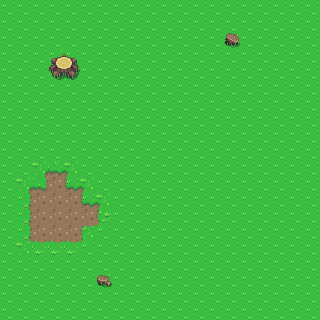

Tiled map render using the project's own tile images. Description and the whole map definition, tile-layer contents included, below:
An orthogonal 20x20 tile map with 16x16 px tiles, 2 tile layers (Ground, Objects) and 3 objects.

<map version="1.10" tiledversion="1.10.1" orientation="orthogonal" renderorder="right-down" width="20" height="20" tilewidth="16" tileheight="16" infinite="0" nextlayerid="4" nextobjectid="4">
 <editorsettings>
  <export target="plains2.lua" format="lua" />
 </editorsettings>
 <tileset firstgid="1" name="Overworld" tilewidth="16" tileheight="16" tilecount="1440" columns="40">
  <image source="../images/gfx/Overworld.png" width="640" height="576" />
 </tileset>
 <layer id="1" name="Ground" width="20" height="20">
  <data encoding="csv">
1,1,1,1,1,1,1,1,1,1,1,1,1,1,1,1,1,1,1,1,
1,1,1,1,1,1,1,1,1,1,1,1,1,1,1,1,1,1,1,1,
1,1,1,1,1,1,1,1,1,1,1,1,1,1,1,1,1,1,1,1,
1,1,1,1,1,1,1,1,1,1,1,1,1,1,1,1,1,1,1,1,
1,1,1,1,1,1,1,1,1,1,1,1,1,1,1,1,1,1,1,1,
1,1,1,1,1,1,1,1,1,1,1,1,1,1,1,1,1,1,1,1,
1,1,1,1,1,1,1,1,1,1,1,1,1,1,1,1,1,1,1,1,
1,1,1,1,1,1,1,1,1,1,1,1,1,1,1,1,1,1,1,1,
1,1,1,1,1,1,1,1,1,1,1,1,1,1,1,1,1,1,1,1,
1,1,1,1,1,1,1,1,1,1,1,1,1,1,1,1,1,1,1,1,
1,1,1161,1162,1163,1,1,1,1,1,1,1,1,1,1,1,1,1,1,1,
1,1161,1322,1202,1321,1163,1,1,1,1,1,1,1,1,1,1,1,1,1,1,
1,1201,1202,1202,1202,1321,1163,1,1,1,1,1,1,1,1,1,1,1,1,1,
1,1201,1202,1202,1202,1202,1203,1,1,1,1,1,1,1,1,1,1,1,1,1,
1,1201,1202,1202,1202,1281,1243,1,1,1,1,1,1,1,1,1,1,1,1,1,
1,1241,1242,1242,1242,1243,1,1,1,1,1,1,1,1,1,1,1,1,1,1,
1,1,1,1,1,1,1,1,1,1,1,1,1,1,1,1,1,1,1,1,
1,1,1,1,1,1,1,1,1,1,1,1,1,1,1,1,1,1,1,1,
1,1,1,1,1,1,1,1,1,1,1,1,1,1,1,1,1,1,1,1,
1,1,1,1,1,1,1,1,1,1,1,1,1,1,1,1,1,1,1,1
</data>
 </layer>
 <layer id="2" name="Objects" width="20" height="20">
  <data encoding="csv">
0,0,0,0,0,0,0,0,0,0,0,0,0,0,0,0,0,0,0,0,
0,0,0,0,0,0,0,0,0,0,0,0,0,0,0,0,0,0,0,0,
0,0,0,0,0,0,0,0,0,0,0,0,0,0,208,0,0,0,0,0,
0,0,0,152,153,0,0,0,0,0,0,0,0,0,0,0,0,0,0,0,
0,0,0,192,193,0,0,0,0,0,0,0,0,0,0,0,0,0,0,0,
0,0,0,0,0,0,0,0,0,0,0,0,0,0,0,0,0,0,0,0,
0,0,0,0,0,0,0,0,0,0,0,0,0,0,0,0,0,0,0,0,
0,0,0,0,0,0,0,0,0,0,0,0,0,0,0,0,0,0,0,0,
0,0,0,0,0,0,0,0,0,0,0,0,0,0,0,0,0,0,0,0,
0,0,0,0,0,0,0,0,0,0,0,0,0,0,0,0,0,0,0,0,
0,0,0,0,0,0,0,0,0,0,0,0,0,0,0,0,0,0,0,0,
0,0,0,0,0,0,0,0,0,0,0,0,0,0,0,0,0,0,0,0,
0,0,0,0,0,0,0,0,0,0,0,0,0,0,0,0,0,0,0,0,
0,0,0,0,0,0,0,0,0,0,0,0,0,0,0,0,0,0,0,0,
0,0,0,0,0,0,0,0,0,0,0,0,0,0,0,0,0,0,0,0,
0,0,0,0,0,0,0,0,0,0,0,0,0,0,0,0,0,0,0,0,
0,0,0,0,0,0,0,0,0,0,0,0,0,0,0,0,0,0,0,0,
0,0,0,0,0,0,210,0,0,0,0,0,0,0,0,0,0,0,0,0,
0,0,0,0,0,0,0,0,0,0,0,0,0,0,0,0,0,0,0,0,
0,0,0,0,0,0,0,0,0,0,0,0,0,0,0,0,0,0,0,0
</data>
 </layer>
 <objectgroup id="3" name="Walls">
  <object id="1" x="48" y="48" width="32" height="32" />
  <object id="2" x="224" y="32" width="16" height="16" />
  <object id="3" x="96" y="272" width="16" height="16" />
 </objectgroup>
</map>
